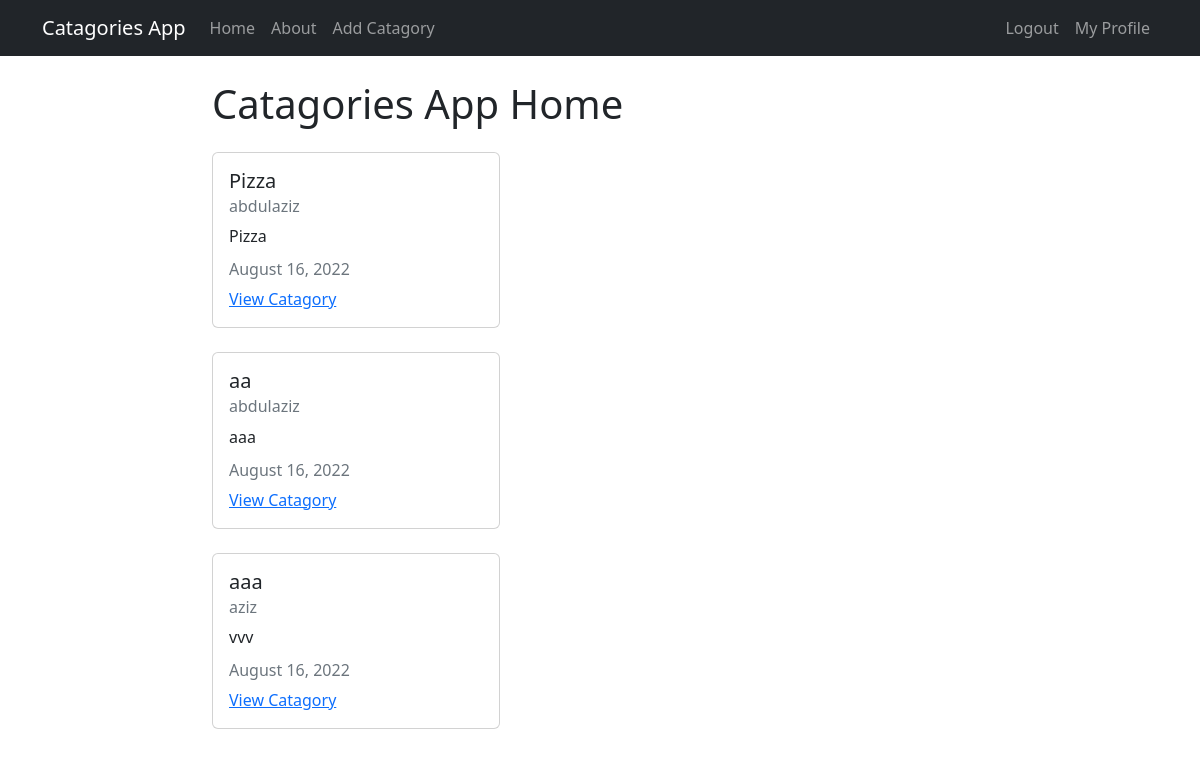
The app's page / (signed in) with its own data.
### catagories/models.py (models this page shows, shortened)
class Catagory(models.Model):
    title = models.CharField(max_length=100)
    description = models.TextField(max_length=250)
    author = models.ForeignKey(User, on_delete=models.CASCADE)
    created_at = models.DateTimeField(auto_now_add=True)
    updated_at = models.DateTimeField(auto_now=True)

### catagories/views.py (the view)
# urls.py: path('', views.CatagoryListView.as_view(), name='catagories-home'),
class CatagoryListView(ListView):
    model = models.Catagory
    template_name = 'catagories/home.html'
    context_object_name = 'catagories'

### catagories/templates/catagories/home.html
{% extends 'catagories/base.html' %}
{% block content %}
    <h1>Catagories App Home</h1>
    {% for catagory in catagories %}
        <div class="card my-4" style="width: 18rem;">
            <div class="card-body">
                <h5 class="card-title">{{ catagory.title }}</h5>
                <h6 class="card-subtitle mb-2 text-muted">{{catagory.author}}</h6>
                <p class="card-text">{{ catagory.description }}</p>
                <h6 class="card-subtitle mb-2 text-muted">{{catagory.updated_at|date:"F d, Y"}}</h6>
                <a href="{% url 'catagories-detail' catagory.pk %}" class="card-link">View Catagory</a>
            </div>
        </div>
    {% endfor %}
{% endblock content%}

### records on screen
Catagory: title "Pizza", author "abdulaziz", description "Pizza", updated_at "August 16, 2022"
Catagory: title "aa", author "abdulaziz", description "aaa", updated_at "August 16, 2022"
Catagory: title "aaa", author "aziz", description "vvv", updated_at "August 16, 2022"
